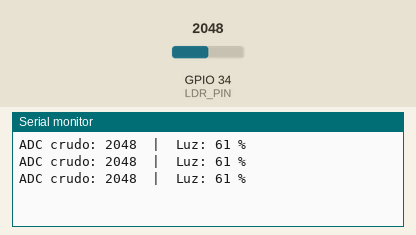
This sketch was run on a simulated ESP32. Shown: the last lines printed to the serial monitor. The test bench sets the inputs (shaded band); at power-on: GPIO 34 (LDR_PIN) = 2048.

Above: at 1.3 s.
1.4 s: GPIO 34 (LDR_PIN) set to 2866
At 1.9 s:
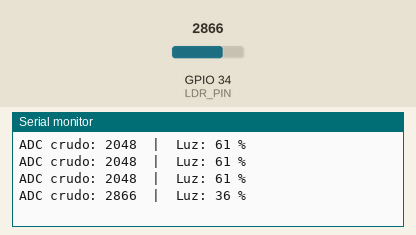
2.9 s: GPIO 34 (LDR_PIN) set to 3603
At 3.4 s:
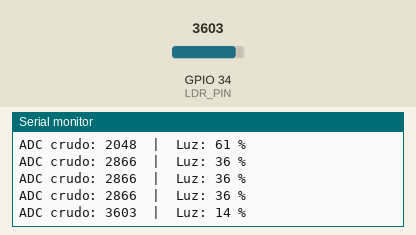
Timing chart, 0 to 5.9 s (numbered marks = the images above; inputs shaded):
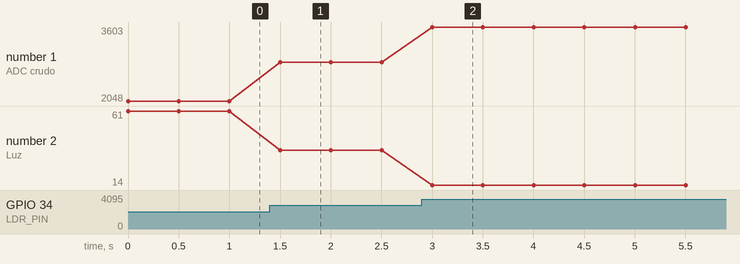

The sketch:

LDR.ino
```cpp
// 1. DECLARAR LIBRERIAS
// #include <WiFi.h>

// 2. DEFINICIÓN O ETIQUETADO DE PINES DE ENTRADA Y SALIDA
#define LDR_PIN 34   // LDR conectado al GPIO 34 (ADC1)

// 3. DECLARACION DE CONSTANTES
const int OSCURO = 4095;   // Valor ADC en oscuridad total
const int LUZ    = 749;    // Valor ADC bajo luz directa

// 4. DECLARACION DE VARIABLES
int lecturaADC = 0;   // Lectura cruda del ADC
int luz        = 0;   // Nivel de luz escalizado (0 - 100%)

// 5. DECLARACION DE SUBRUTINAS Y/O FUNCIONES

// 6. CONFIGURACION INICIAL
void setup()
{
  // CONFIGURACION DE PINES DE ENTRADA Y SALIDA
  // Los pines analógicos no requieren pinMode()

  // LIMPIEZA DE SALIDAS

  // COMUNICACIONES
  Serial.begin(115200);
}

// 7. FUNCION INFINITA PRINCIPAL
void loop()
{
  lecturaADC = analogRead(LDR_PIN);                    // Leo el ADC crudo
  luz        = map(lecturaADC, OSCURO, LUZ, 0, 100);  // Escalo a porcentaje
  luz        = constrain(luz, 0, 100);                 // Limito entre 0 y 100

  Serial.print("ADC crudo: ");
  Serial.print(lecturaADC);
  Serial.print("  |  Luz: ");
  Serial.print(luz);
  Serial.println(" %");

  delay(500);   // Lectura cada 500ms
}
```

Measured:
- after the input at 1.4 s, the serial monitor: prints a new line after 0.10 s (image 1)
- after the input at 2.9 s, the serial monitor: prints a new line after 0.10 s (image 2)
- plotted number 1: 2048 → 2866 after the input at 1.4 s, 2866 → 3603 after the input at 2.9 s
- plotted number 2: 61 → 36 after the input at 1.4 s, 36 → 14 after the input at 2.9 s
